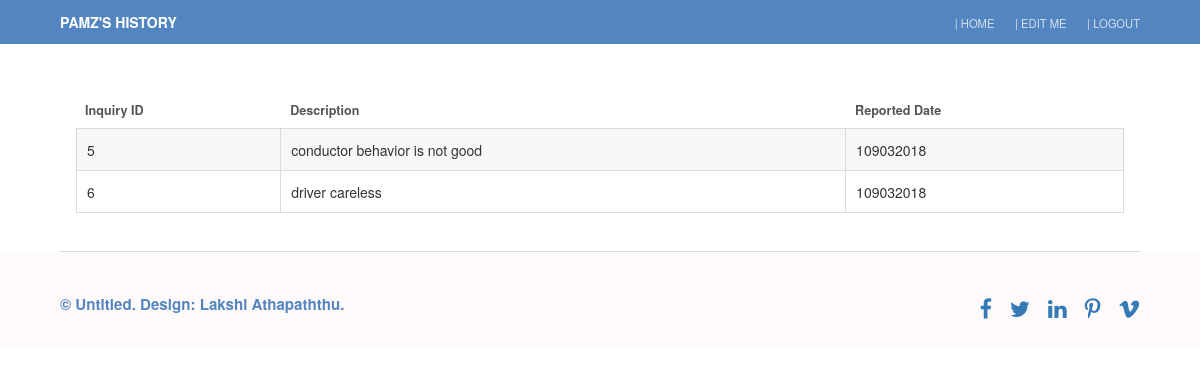
The app's page /useract/viewhistory/ (signed in) with its own data.
### useract/models.py (models this page shows)
class Inquiry(models.Model):
    inquiry_id = models.AutoField(primary_key=True)
    USERNAME = models.ForeignKey(
        User,
        on_delete=models.CASCADE,
        null = False,
    )
    description = models.CharField(max_length=1000)
    add_state = models.BooleanField()
    report_id = models.ForeignKey(
        Report,
        on_delete=models.CASCADE,
        null=False,
    )

class Report(models.Model):
    report_id = models.IntegerField(primary_key=True)
    authority_id = models.ForeignKey(
        Authority,
        null=False,
        on_delete=models.CASCADE)

### useract/all_views/customerView.py (the view)
class viewInqury(View):
    temp = 'view history/view_history.html'
    def get(self,request):
        user_name = request.session['users']
        user_id = User.objects.get(username=user_name).pk
        object = Inquiry.objects.filter(USERNAME=user_id)
        return render(request, self.temp, {'user':user_name.upper(), 'obj':object})

### useract/templates/view history/view_history.html (shortened to what this page needs)
{% extends 'block/block.html' %}
{% block body %}
    <body class="subpage">
			<header id="header">
				<div class="inner">
					<a href="{% url 'viewhistory' %}" class="logo">{{ user }}'S HISTORY</a>
					<nav id="nav">
                        <a href="{% url 'home' %}">| HOME</a>
                        <a href="{% url 'editDetails' %}">| EDIT ME</a>
						<a href="{% url 'logout' %}">| LOGOUT</a>
					</nav>
				</div>
			</header>
        <section>
            <div class="table-wrapper">
                <table class="alt">
                    <thead>
                    <tr>
                        <th>Inquiry ID</th>
                        <th>Description</th>
                        <th>Reported Date</th>
                    </tr>
                    </thead>
                    <tbody>
                    {% for object in obj%}
                        <tr>
                        <td>{{ object.inquiry_id }}</td>
                        <td>{{ object.description }}</td>
                        <td>{{ object.report_id.report_id}}</td>
                        </tr>
                    {% endfor %}
                    </tbody>
                </table>
        </div>
        </section>
{% endblock %}

### useract/static/assets5/css/main.css (style rules this page uses)
html, body, div, span, applet, object, iframe, h1, h2, h3, h4, h5, h6, p, blockquote, pre, a, abbr, acronym, address, big, cite, code, del, dfn, em, img, ins, kbd, q, s, samp, small, strike, strong, sub, sup, tt, var, b, u, i, center, dl, dt, dd, ol, ul, li, fieldset, form, label, legend, table, caption, tbody, tfoot, thead, tr, th, td, article, aside, canvas, details, embed, figure, figcaption, footer, header, hgroup, menu, nav, output, ruby, section, summary, time, mark, audio, video { margin: 0; padding: 0; border: 0; font-size: 100%; font: inherit; vertical-align: baseline; }
article, aside, details, figcaption, figure, footer, header, hgroup, menu, nav, section { display: block; }
body { line-height: 1; }
table { border-collapse: collapse; border-spacing: 0; }
body { -webkit-text-size-adjust: none; }
*, *:before, *:after { -moz-box-sizing: border-box; -webkit-box-sizing: border-box; box-sizing: border-box; }
body { -ms-overflow-style: scrollbar; }
body { background: #fff; }
body, input, select, textarea { color: #9a9a9a; font-family: "Raleway", Arial, Helvetica, sans-serif; font-size: 13pt; font-weight: 300; line-height: 1.65; }
@media screen and (max-width: 1680px) { body, input, select, textarea { font-size: 11pt; opacity: 1; } }
@media screen and (max-width: 1280px) { body, input, select, textarea { font-size: 11pt; opacity: 1; } }
a { color: #5385c1; text-decoration: none; }
.inner { max-width: 75em; margin: 0 auto; }
@media screen and (max-width: 1280px) { .inner { max-width: 90%; } }
.table-wrapper { -webkit-overflow-scrolling: touch; overflow-x: auto; padding-left: 2cm; padding-right: 2cm; padding-top: 1cm; }
table { margin: 0.5cm 0 1cm 0; width: 100%; }
table tbody tr { border: solid 1px #dbdbdb; border-left: 2cm; border-right: 0; }
table tbody tr:nth-child(2n + 1) { background-color: rgba(144, 144, 144, 0.075); }
table td { padding: 0.75em 0.75em; }
table th { color: #555; font-size: 0.9em; font-weight: 600; padding: 0 0.75em 0.75em 0.75em; text-align: left; }
table thead { border-bottom: solid 2px #dbdbdb; }
table.alt { border-collapse: separate; }
table.alt tbody tr td { border: solid 1px #dbdbdb; border-left-width: 0; border-top-width: 0; }
table.alt tbody tr td:first-child { border-left-width: 1px; }
table.alt tbody tr:first-child td { border-top-width: 1px; }
table.alt thead { border-bottom: 0; }
.subpage { padding-top: 44px; }
.subpage #header { background: #5385c1; top: 0; height: 44px; line-height: 44px; position: fixed; }
#header { color: #d4e0ef; cursor: default; height: 3.25em; left: 0; line-height: 3.25em; position: absolute; text-align: right; top: 4em; width: 100%; z-index: 10001; }
#header .inner { margin: 0 auto; position: relative; }
#header .logo { color: #ffffff; display: inline-block; font-weight: 600; height: inherit; left: 0; line-height: inherit; margin: 0; padding: 0; position: absolute; top: 0; font-size: 1em; }
#header a { -moz-transition: color 0.2s ease-in-out; -webkit-transition: color 0.2s ease-in-out; -ms-transition: color 0.2s ease-in-out; transition: color 0.2s ease-in-out; display: inline-block; padding: 0 0.75em; color: inherit; text-decoration: none; font-size: .8em; }
#header a:last-child { padding-right: 0; }
#navPanel a:not(.close) { border-top: solid 1px rgba(255, 255, 255, 0.25); color: #d4e0ef; font-weight: 600; display: block; padding: 0.75em 0; text-decoration: none; font-weight: 300; }
#navPanel a:not(.close):first-child { border: none; }

### records on screen
Inquiry: inquiry_id "5", description "conductor behavior is not good", report_id.report_id "109032018"
Inquiry: inquiry_id "6", description "driver careless", report_id.report_id "109032018"

### other values on screen
{{ user }} "PAMZ"
